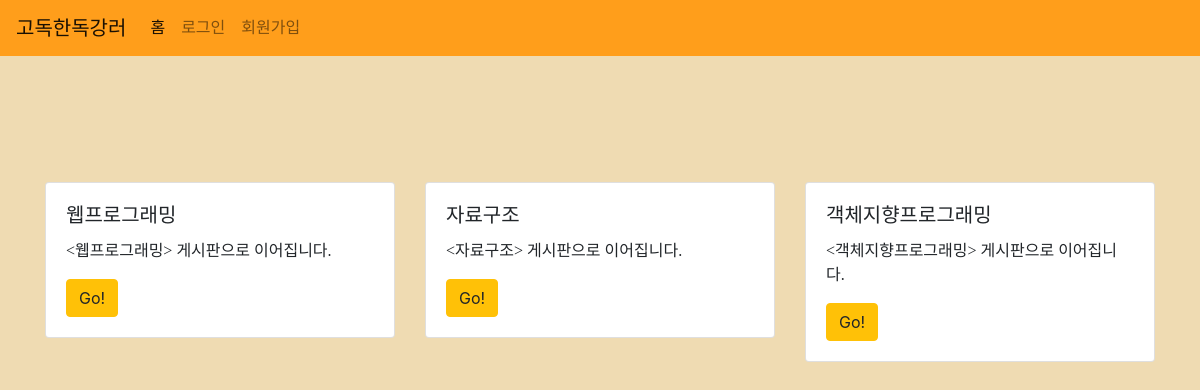
The app's page /majors/3/, older data.
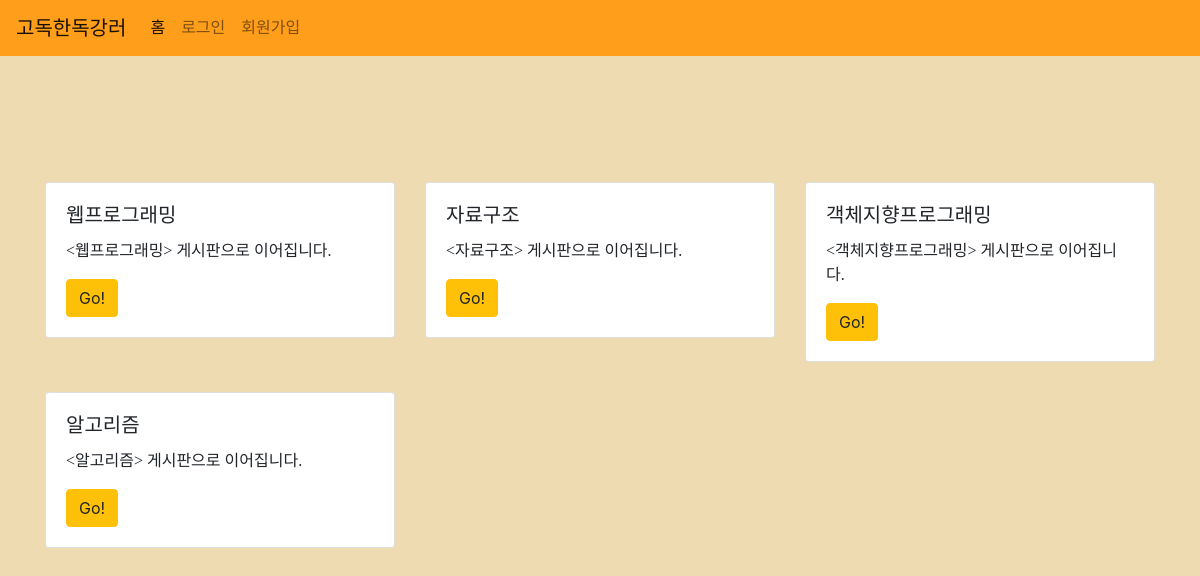
The same page, newer data.
### classes/models.py (models this page shows, shortened)
class Class(models.Model):
    title = models.CharField(max_length=200)
    major = models.ForeignKey(Major, on_delete=models.CASCADE)
    created_at = models.DateTimeField(auto_now_add=True)
    updated_at = models.DateTimeField(auto_now=True)

### majors/views.py (the view)
# urls.py: path('<int:id>/', views.main, name="main"),
def main(request, id):
    classes = Class.objects.filter(major_id=id)
    return render(request, 'majors/main.html', {'classes': classes, 'major_id': id})

### majors/templates/majors/main.html (shortened to what this page needs)
{% extends 'base.html' %}
{% load staticfiles %}
{% block content %}
    <br>
    <br>
    <br>
    <br>
    <div class='container'>
        <div class='row'>
            {% for class in classes %}
            <div class="col-sm-12 col-md-4">
                <div class="card">
                    <div class="card-body">
                        <h5 class="card-title">{{ class.title }}</h5>
                        <p class="card-text"><{{ class.title }}> 게시판으로 이어집니다.</p>
                        <a href="{% url 'classes:main' class.pk %}" class="btn btn-warning">Go!</a>
                    </div>
                </div>
            </div>
            {% endfor %}
        </div>
    </div>
        <br>
        <br>
{% endblock %}

Row changes from the older to the newer data that the page shows:
added Class: title "알고리즘"
